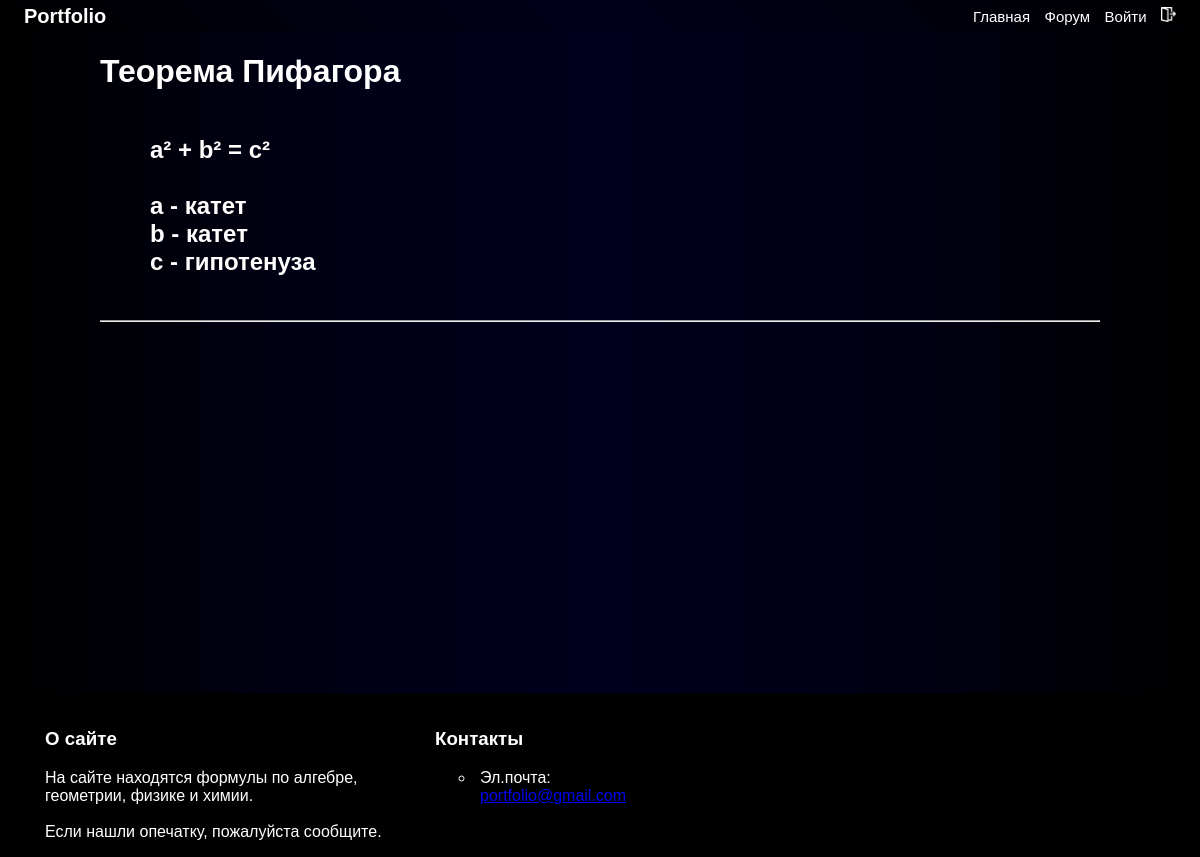
/2, run on the app's committed database.
### main/models.py (models this page shows, shortened)
class Formula(models.Model):
    name = models.CharField('Название', max_length = 250)
    formula = models.TextField('Содержимое')
    category = models.CharField('Категория', max_length = 25)
    users = models.ManyToManyField(User, blank=True, related_name='formulas')

### main/views.py (the view)
# urls.py: path('<int:pk>', views.FormulaDetail.as_view(), name = 'formula'),
class FormulaDetail(DetailView):
    model = Formula
    template_name = 'main/index_8.html'
    context_object_name = 'formula'

### main/templates/main/index_8.html (shortened to what this page needs)
{% extends 'main/layout.html' %}
{% load static %}
{% block css %}
    <link rel="stylesheet" href="{% static 'main/styles/css_8.css' %}">
{% endblock %}
{% block body %}
    <div id="block_2">
        <h1>{{ formula.name }}</h1>
            <h2><div id="fm"><pre>{{ formula.formula | safe}}</pre></div></h2><hr>
    </div>
{% endblock %}

### main/static/main/styles/css_8.css (style rules this page uses)
h1 { color: white; }
h2 { color: white; margin-left: 50px; }
#block_2 { max-width: 1000px; margin: 0 auto; min-height: 300px; }
#fm { overflow-y: hidden; }

### main/static/main/styles/layout.css (style rules this page uses)
* { cursor: default; font-family: Arial, Helvetica, sans-serif; box-sizing: border-box; }
html { height: 100vh; overflow-x: hidden; background-size: 100%; display: flex; flex-direction: column; background: linear-gradient(90deg, rgb(0, 0, 0), rgb(0, 0, 20), rgb(0, 0, 30), rgb(0, 0, 20), rgb(0, 0, 0)) !important; }
body { margin: 0; padding: 0; }

### data on the page
Formula: name "Теорема Пифагора", formula "a² + b² = c² a - катет b - катет c - гипотенуза"
